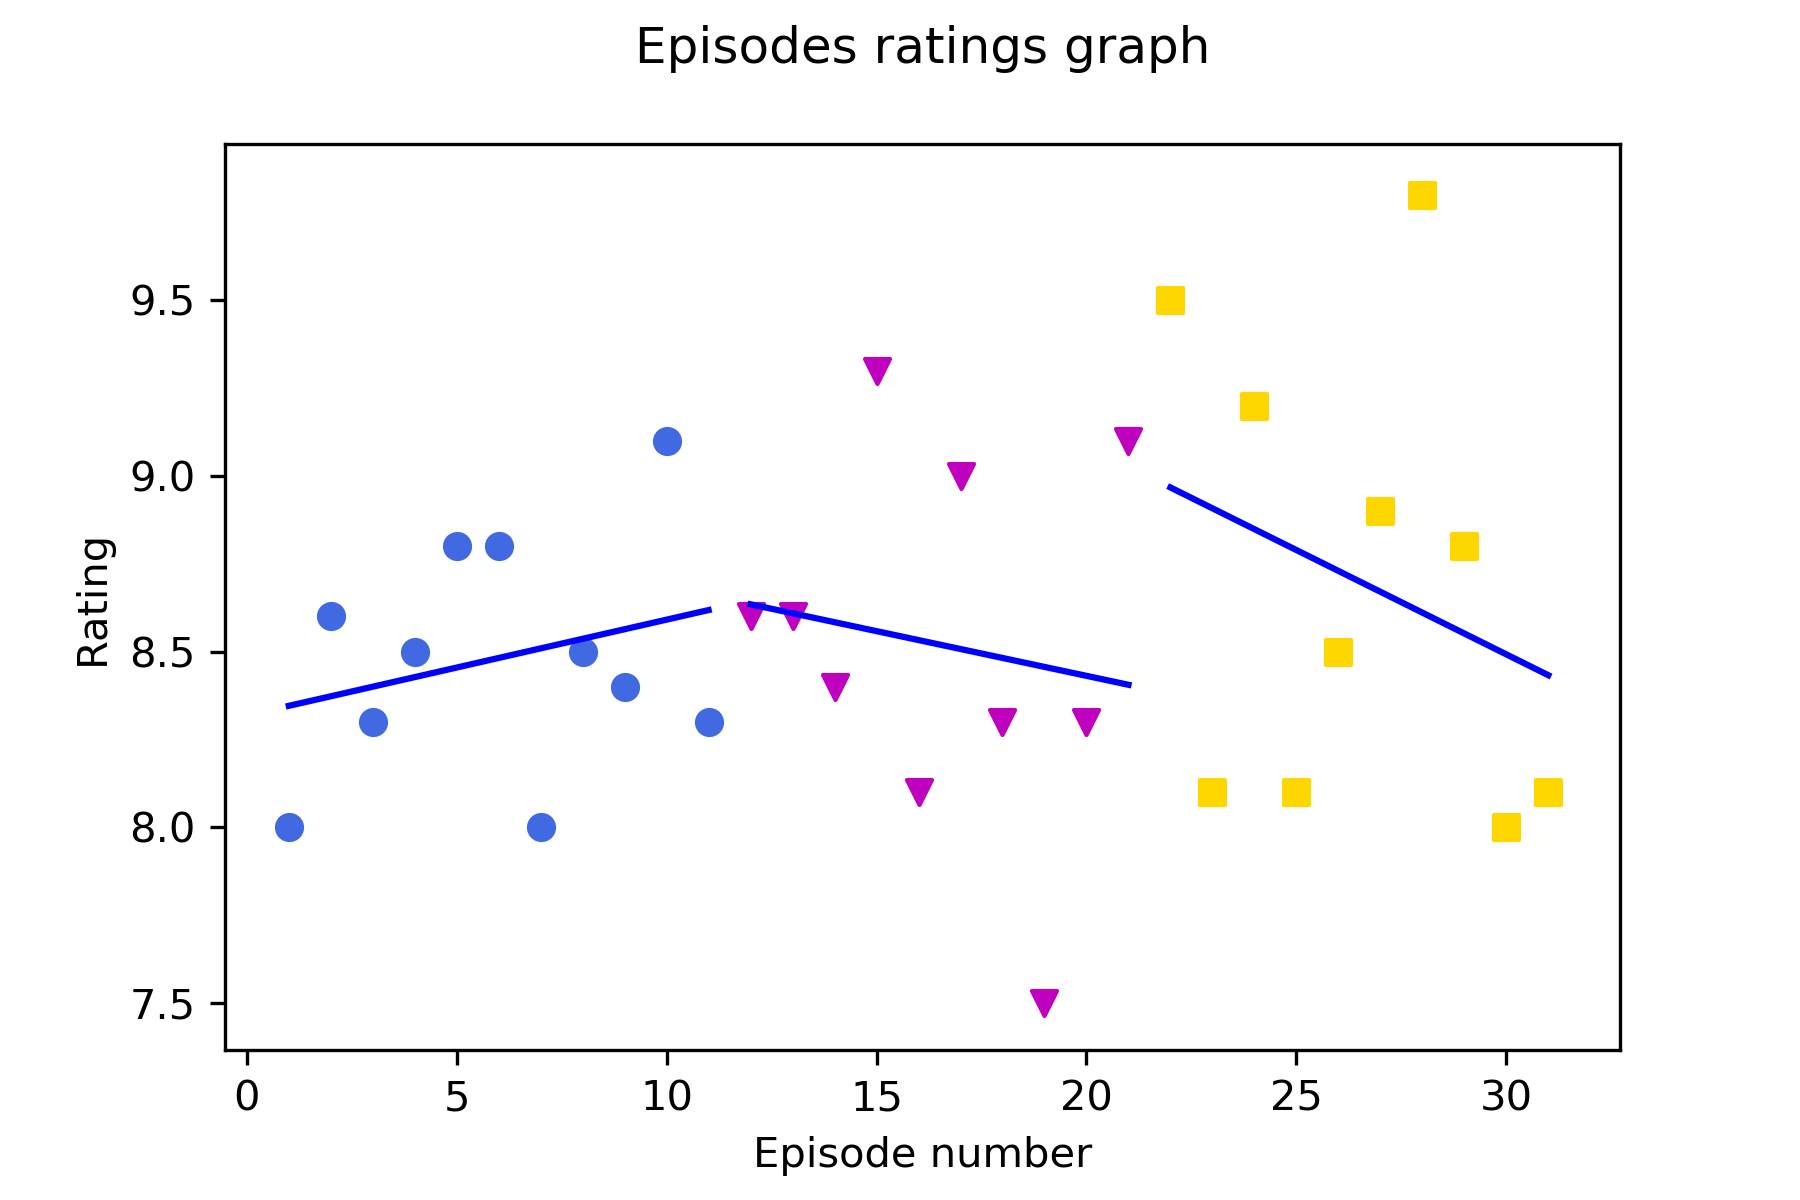

This chart was generated by the following Python code:
# Parsing data from web
import requests
r = requests.get('https://www.ratingraph.com/serie/rick_and_morty-3607/')

# Looking for the <script> tag that, contains all the tables
from bs4 import BeautifulSoup
soup = BeautifulSoup(r.text, 'html.parser')
results = soup.find('script', type='application/ld+json').text

# Converting the data into json format
import json
data = json.loads(results)

# transforming json into pd.DataFrame
import pandas as pd

episodes_data = pd.DataFrame()
episode_number = 1
for i in range(len(data['containsSeason'])):
    ratingsList = []
    length = len(data['containsSeason'][i]['episode'])
    for j in range(length):
        ratingsList.append(data['containsSeason'][i]['episode'][j]['aggregateRating']['ratingValue'])
        
    episodes_data = episodes_data.append(pd.DataFrame({
                                        'season_number': i + 1,
                                        'episode_number': range(episode_number, length + episode_number),
                                        'episode_rating': ratingsList
                                    }).set_index('season_number'))
    episode_number += length   
episodes_data.episode_rating = pd.to_numeric(episodes_data.episode_rating)

# Training the model
import numpy as np
import matplotlib.pyplot as plt
from sklearn.linear_model import LinearRegression

dots_colors = ['royalblue', 'm', 'gold']
markers = ['o', 'v', 's']

for index in range(1, len(data['containsSeason']) + 1):
    X = episodes_data.loc[index].iloc[:, :-1].values
    y = episodes_data.loc[index].iloc[:, -1].values
    
    regressor = LinearRegression()
    regressor.fit(X, y)
    y_pred = regressor.predict(X)
    
    plt.scatter(X, y, color = dots_colors[index - 1], marker = markers[index - 1])
    plt.plot(X, y_pred, color = 'blue')

plt.title('Episodes ratings graph\n')
plt.xlabel('Episode number')
plt.ylabel('Rating')
plt.show()
